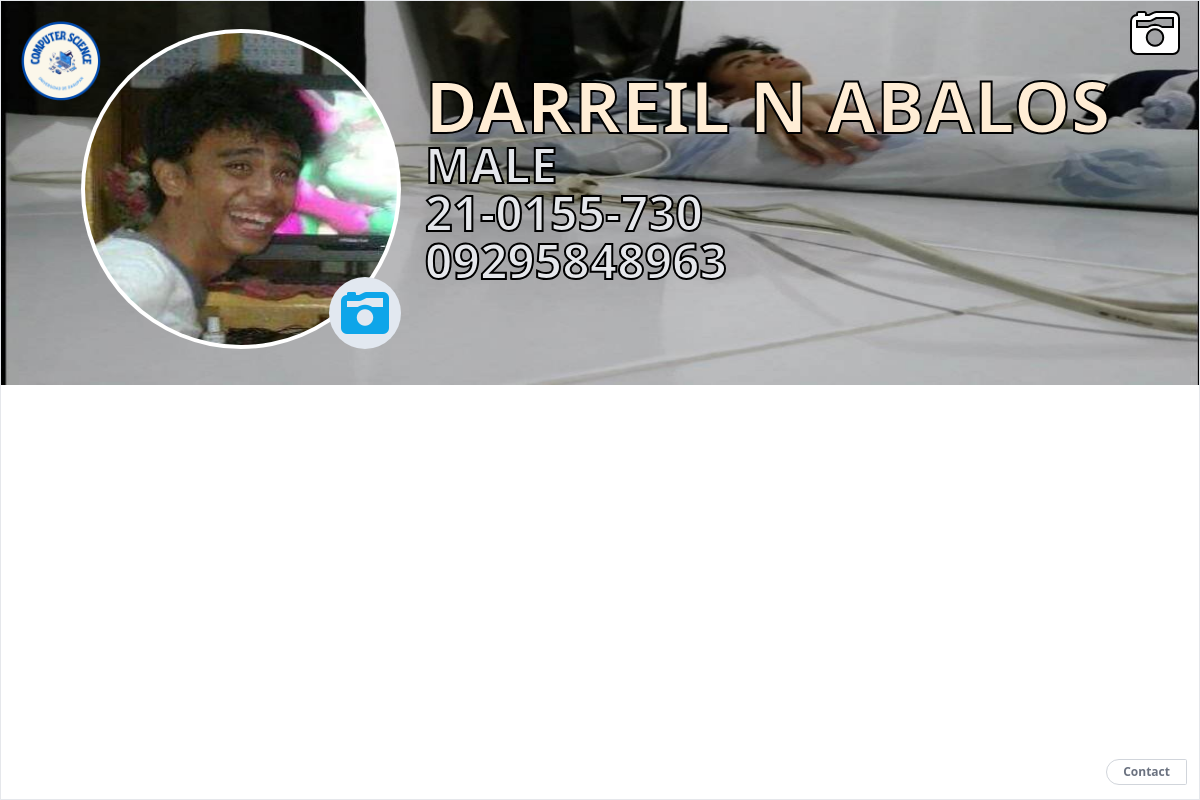
Page /profile.php?ID=30 on the committed database.
### tables this page shows
CREATE TABLE `background` (
  `bgID` int(11) NOT NULL,
  `userID` int(11) NOT NULL,
  `bgimage` varchar(100) NOT NULL
);

CREATE TABLE `image` (
  `imgID` int(11) NOT NULL,
  `userID` int(11) NOT NULL,
  `image` varchar(100) NOT NULL
);

CREATE TABLE `user` (
  `userID` int(11) NOT NULL,
  `firstname` varchar(20) NOT NULL,
  `middle_initial` varchar(1) NOT NULL,
  `lastname` varchar(20) NOT NULL,
  `gender` varchar(6) NOT NULL,
  `contact_number` varchar(11) NOT NULL,
  `student_id` varchar(12) NOT NULL
);

### profile.php (the view, shortened to what this page needs)
<?php
include("connection.php");
$id = $_GET['ID'];
$sql = "SELECT * FROM `user` WHERE userID = $id";
$user = mysqli_query($con, $sql);
$row = mysqli_fetch_assoc($user);
$bsql = "SELECT * FROM `image` WHERE userID = $id";
$image = mysqli_query($con, $bsql);
$img = mysqli_fetch_assoc($image);
$csql = "SELECT * FROM `background` WHERE userID = $id";
$background = mysqli_query($con, $csql);
$cover = mysqli_fetch_assoc($background);
?>
<!DOCTYPE html>
<html lang="en">
<head>
    <link rel="stylesheet" href="https://cdnjs.cloudflare.com/ajax/libs/font-awesome/4.7.0/css/font-awesome.min.css">
    <script src="https://cdn.tailwindcss.com"></script>
</head>
<body>
    <div class="container">
        <div class="relative card border w-96 hover:shadow-none relative flex flex-col w-screen h-screen shadow-lg">
            <a href="dashboard.php" class="absolute z-10">
                <img class="hover:text-gray-700 hover:opacity-90" src="img/comscie logo.png" alt="" width=120>
            </a>
            <form action="" id="forms" enctype="multipart/form-data" method="POST">
                <img id="cover" class="max-h-96 w-screen absolute top-0 object-fit" style="z-index:-1" src="background/<?php echo $cover['bgimage']; ?>" alt="" />
                <div  class="absolute top-2 right-5 text-white text-5xl">
                    <div id="uploads">
                        <label for="coverImg"><i class="fa-sharp fa-solid fa-camera-retro text-white hover:opacity-60" style=" -webkit-text-stroke-width:2px; -webkit-text-stroke-color:black;"></i></label>
                    </div>
                </div>
            </form>
            <div class="profile w-full flex m-3 ml-4 text-white">
                <form class="relative" action="" id="form" enctype="multipart/form-data" method="POST">
                    <div class="relative ml-16 mt-4">
                        <img id="image" class="w-80 h-80 p-1 bg-white rounded-full" src="imgs/<?php echo $img['image']; ?>" alt="" />
                    </div>
                    <div id="upload" class="absolute right-0 bottom-0 text-5xl hover:opacity-90 text-sky-500 bg-slate-200 rounded-full p-3">
                        <label for="fileImg"><i class="fa-sharp fa-solid fa-camera-retro"></i></label>
                    </div>
                </form>
                <div class="relative title mt-10 ml-6 font-bold flex flex-col">
                    <div class="text-7xl pt-4 pr-4 text-orange-100 name break-words" style="-webkit-text-stroke-width:2px; -webkit-text-stroke-color:black;"><?php echo strtoupper($row['firstname'] . ' ' . $row['middle_initial'] . ' ' . $row['lastname']) ?></div>
                    <div class="text-5xl text-gray-200 name break-words" style="-webkit-text-stroke-width:2px; -webkit-text-stroke-color:black;"><?php echo $row['gender']; ?></div>
                    <div class="text-5xl text-gray-200 name break-words" style="-webkit-text-stroke-width:2px; -webkit-text-stroke-color:black;"><?php echo $row['student_id']; ?></div>
                    <div class="text-5xl text-gray-200 name break-words" style="-webkit-text-stroke-width:2px; -webkit-text-stroke-color:black;"><?php echo $row['contact_number']; ?></div>
                </div>
            </div>
            <div class="buttons flex absolute bottom-0 font-bold right-0 text-xs text-gray-500 space-x-0 my-3.5 mr-3">
                <div class="add border rounded-l-2xl rounded-r-sm border-gray-300 p-1 px-4 cursor-pointer hover:bg-gray-700 hover:text-white">Contact</div>
            </div>
        </div>
    </div>
</body>
</html>

### rows in the picture
background: bgimage (picture)
image: image (picture)
user: firstname+middle_initial+lastname "DARREIL N ABALOS", gender "MALE", student "21-0155-730", contact_number "09295848963"
